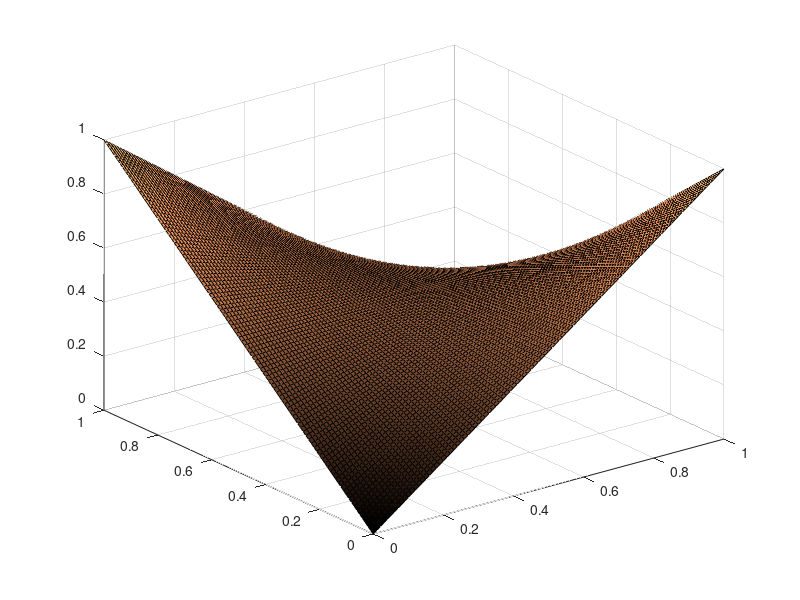

This chart was generated by the following MATLAB code: (Note: this script raises an error after producing the figure.)
% program generates movie of the fact that a curved surface can be composed of straight lines

lam = 0:0.01:1;

[x,y] = meshgrid(lam,lam);

z = x.*(1-y) + (1-x).*y;

surf(x,y,z)
colormap copper
alpha(0.5)
shading interp
hold on
for j=1:11
    plot3(x(:,10*(j-1)+1),y(:,10*(j-1)+1),z(:,10*(j-1)+1),'r');
end
plot3([0 1],[0 0],[0 0],'b')
plot3([0 0],[0 1],[0 0],'b')
plot3([1 1],[0 1],[0 0],'b')
plot3([0 1],[1 1],[0 0],'b')
plot3([0 1],[0 0],[1 1],'b')
plot3([0 0],[0 1],[1 1],'b')
plot3([1 1],[0 1],[1 1],'b')
plot3([0 1],[1 1],[1 1],'b')
plot3([0 0],[0 0],[0 1],'b')
plot3([1 1],[0 0],[0 1],'b')
plot3([0 0],[1 1],[0 1],'b')
plot3([1 1],[1 1],[0 1],'b')
hold off
axis image
axis off
cameratoolbar
camlight

for j=1:60
    view(-37.5+(j-1)*6,30)
    eval(['print -dpng -r300 tmp' mint2str(j,2)])
end
